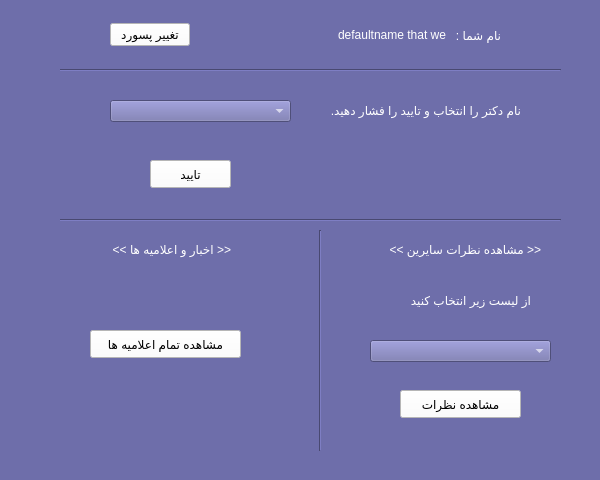
<?xml version="1.0" encoding="UTF-8"?>
<ui version="4.0">
 <class>user_firstpage</class>
 <widget class="QWidget" name="user_firstpage">
  <property name="geometry">
   <rect>
    <x>0</x>
    <y>0</y>
    <width>600</width>
    <height>480</height>
   </rect>
  </property>
  <property name="windowTitle">
   <string>User_Page</string>
  </property>
  <property name="styleSheet">
   <string notr="true">background-color:rgb(110, 110, 170)</string>
  </property>
  <widget class="Line" name="line">
   <property name="geometry">
    <rect>
     <x>60</x>
     <y>60</y>
     <width>501</width>
     <height>20</height>
    </rect>
   </property>
   <property name="orientation">
    <enum>Qt::Horizontal</enum>
   </property>
  </widget>
  <widget class="QWidget" name="layoutWidget">
   <property name="geometry">
    <rect>
     <x>110</x>
     <y>20</y>
     <width>391</width>
     <height>30</height>
    </rect>
   </property>
   <layout class="QHBoxLayout" name="horizontalLayout">
    <item>
     <widget class="QPushButton" name="pushButtonchangePassword">
      <property name="styleSheet">
       <string notr="true">background-color:white;
color: rgb(0, 0, 0);</string>
      </property>
      <property name="text">
       <string>تغییر پسورد</string>
      </property>
     </widget>
    </item>
    <item>
     <spacer name="horizontalSpacer">
      <property name="orientation">
       <enum>Qt::Horizontal</enum>
      </property>
      <property name="sizeHint" stdset="0">
       <size>
        <width>40</width>
        <height>20</height>
       </size>
      </property>
     </spacer>
    </item>
    <item>
     <widget class="QLabel" name="label_username">
      <property name="styleSheet">
       <string notr="true">color : white;</string>
      </property>
      <property name="text">
       <string>defaultname that we</string>
      </property>
     </widget>
    </item>
    <item>
     <widget class="QLabel" name="label">
      <property name="styleSheet">
       <string notr="true">color : white;</string>
      </property>
      <property name="text">
       <string>نام شما : </string>
      </property>
     </widget>
    </item>
   </layout>
  </widget>
  <widget class="QComboBox" name="comboBox">
   <property name="geometry">
    <rect>
     <x>110</x>
     <y>100</y>
     <width>181</width>
     <height>22</height>
    </rect>
   </property>
   <property name="styleSheet">
    <string notr="true">color : white;</string>
   </property>
  </widget>
  <widget class="QLabel" name="label_2">
   <property name="geometry">
    <rect>
     <x>300</x>
     <y>100</y>
     <width>221</width>
     <height>20</height>
    </rect>
   </property>
   <property name="styleSheet">
    <string notr="true">color : white;</string>
   </property>
   <property name="text">
    <string>نام دکتر را انتخاب و تایید را فشار دهید.</string>
   </property>
  </widget>
  <widget class="QPushButton" name="pushButton">
   <property name="geometry">
    <rect>
     <x>150</x>
     <y>160</y>
     <width>81</width>
     <height>28</height>
    </rect>
   </property>
   <property name="styleSheet">
    <string notr="true">background-color:white;
color: rgb(0, 0, 0);</string>
   </property>
   <property name="text">
    <string>تایید</string>
   </property>
  </widget>
  <widget class="Line" name="line_2">
   <property name="geometry">
    <rect>
     <x>60</x>
     <y>210</y>
     <width>501</width>
     <height>20</height>
    </rect>
   </property>
   <property name="orientation">
    <enum>Qt::Horizontal</enum>
   </property>
  </widget>
  <widget class="QLabel" name="label_3">
   <property name="geometry">
    <rect>
     <x>90</x>
     <y>240</y>
     <width>141</width>
     <height>20</height>
    </rect>
   </property>
   <property name="styleSheet">
    <string notr="true">color : white;</string>
   </property>
   <property name="text">
    <string>&lt;&lt; اخبار و اعلامیه ها &gt;&gt;</string>
   </property>
  </widget>
  <widget class="QPushButton" name="pushButton_AllNews">
   <property name="geometry">
    <rect>
     <x>90</x>
     <y>330</y>
     <width>151</width>
     <height>28</height>
    </rect>
   </property>
   <property name="styleSheet">
    <string notr="true">background-color:white;
color: rgb(0, 0, 0);</string>
   </property>
   <property name="text">
    <string>مشاهده تمام اعلامیه ها</string>
   </property>
  </widget>
  <widget class="Line" name="line_3">
   <property name="geometry">
    <rect>
     <x>310</x>
     <y>230</y>
     <width>21</width>
     <height>221</height>
    </rect>
   </property>
   <property name="orientation">
    <enum>Qt::Vertical</enum>
   </property>
  </widget>
  <widget class="QLabel" name="label_4">
   <property name="geometry">
    <rect>
     <x>330</x>
     <y>240</y>
     <width>211</width>
     <height>20</height>
    </rect>
   </property>
   <property name="styleSheet">
    <string notr="true">color : white;</string>
   </property>
   <property name="text">
    <string>&lt;&lt; مشاهده نظرات سایرین &gt;&gt;</string>
   </property>
  </widget>
  <widget class="QComboBox" name="comboBox_2">
   <property name="geometry">
    <rect>
     <x>370</x>
     <y>340</y>
     <width>181</width>
     <height>22</height>
    </rect>
   </property>
   <property name="styleSheet">
    <string notr="true">color : white;</string>
   </property>
  </widget>
  <widget class="QPushButton" name="pushButton_AllNews_2">
   <property name="geometry">
    <rect>
     <x>400</x>
     <y>390</y>
     <width>121</width>
     <height>28</height>
    </rect>
   </property>
   <property name="styleSheet">
    <string notr="true">background-color:white;
color: rgb(0, 0, 0);</string>
   </property>
   <property name="text">
    <string>مشاهده نظرات</string>
   </property>
  </widget>
  <widget class="QLabel" name="label_5">
   <property name="geometry">
    <rect>
     <x>390</x>
     <y>290</y>
     <width>141</width>
     <height>20</height>
    </rect>
   </property>
   <property name="styleSheet">
    <string notr="true">color : white;</string>
   </property>
   <property name="text">
    <string>از لیست زیر انتخاب کنید</string>
   </property>
  </widget>
 </widget>
 <resources/>
 <connections/>
</ui>
